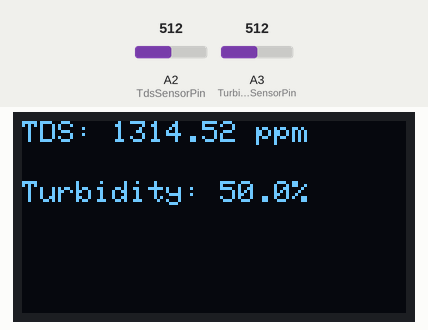
A sketch run on a simulated Arduino Uno, built with avr-gcc and run on an emulated ATmega328P. Shown: 128×64 one-colour display. The inputs (shaded band) are chosen by the test bench; at power-on: A2 (TdsSensorPin) = 512, A3 (TurbiditySensorPin) = 512. What the sketch prints to the serial monitor is not drawn.

Above: at 3.2 s.
3.3 s: A2 (TdsSensorPin) set to 716
At 5.3 s:
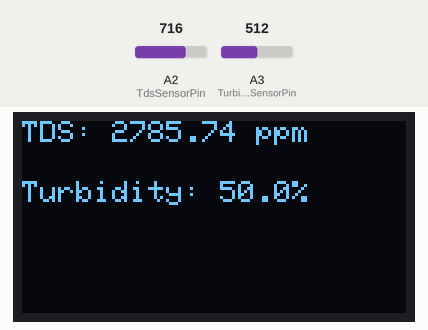
5.6 s: A3 (TurbiditySensorPin) set to 716
At 6.8 s:
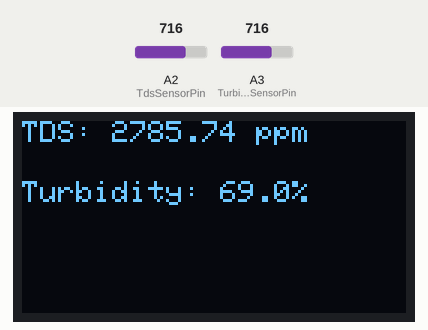
7.7 s: A2 (TdsSensorPin) set to 900
At 9.4 s:
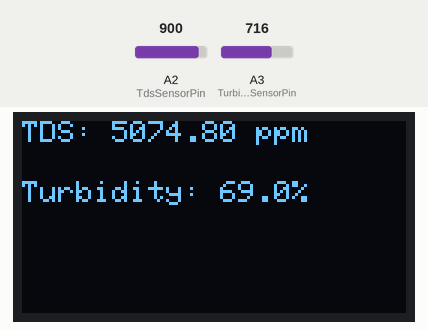
9.7 s: A3 (TurbiditySensorPin) set to 900
At 10.9 s:
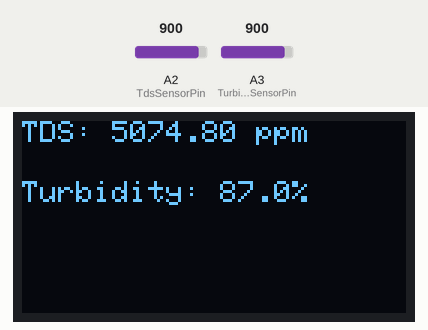
11.8 s: A2 (TdsSensorPin) set to 1023
At 13.6 s:
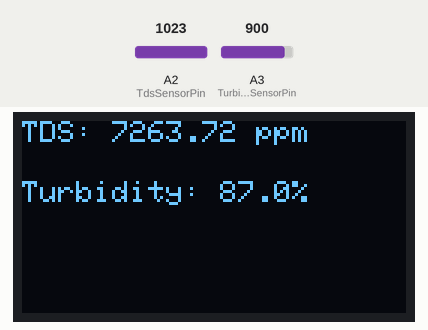
13.9 s: A3 (TurbiditySensorPin) set to 1023
At 15.0 s:
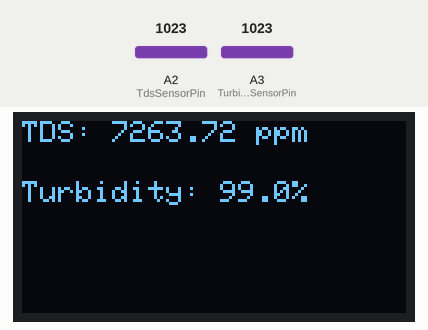
Timing chart, 0 to 16.9 s (numbered marks = the images above; inputs shaded):
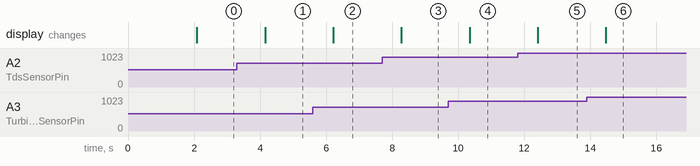

Measured:
- after the input at 3.3 s, the display: changes after 0.85 s (image 1)
- after the input at 5.6 s, the display: changes after 0.62 s (image 2)
- after the input at 7.7 s, the display: changes after 0.58 s (image 3)
- after the input at 9.7 s, the display: changes after 0.64 s (image 4)
- after the input at 11.8 s, the display: changes after 0.61 s (image 5)
- after the input at 13.9 s, the display: changes after 0.57 s (image 6)

The sketch:

ex_uno.ino
```cpp
#include <GravityTDS.h>
#include <Wire.h>
#include <Adafruit_GFX.h>
#include <Adafruit_SSD1306.h>

// OLED Settings
#define SCREEN_WIDTH 128
#define SCREEN_HEIGHT 64
Adafruit_SSD1306 display(SCREEN_WIDTH, SCREEN_HEIGHT, &Wire, -1);

// TDS Sensor Settings
#define TdsSensorPin A2
GravityTDS gravityTds;
float tdsValue = 0.0; // TDS value

// Turbidity Sensor Settings
#define TurbiditySensorPin A3
const float ADC_REF_VOLTAGE = 5.0;
const int ADC_RESOLUTION = 1024;

// Turbidity percentage range
const float TURBIDITY_MIN_VOLTAGE = 0.0; // Voltage corresponding to 0% turbidity
const float TURBIDITY_MAX_VOLTAGE = 5.0; // Voltage corresponding to 100% turbidity

float turbidityPercentage = 0.0;

void setup() {
  Serial.begin(9600); // Communication with ESP8266
  Serial.println("Arduino Uno Ready");

  // OLED initialization
  if (!display.begin(SSD1306_SWITCHCAPVCC, 0x3C)) {
    Serial.println(F("SSD1306 allocation failed"));
    for (;;);
  }
  display.clearDisplay();
  display.setTextSize(1);
  display.setTextColor(WHITE);
  display.setCursor(0, 10);
  display.println("Initializing...");
  display.display();
  delay(2000);

  // Initialize TDS sensor
  gravityTds.setPin(TdsSensorPin);
  gravityTds.setAref(ADC_REF_VOLTAGE);
  gravityTds.setAdcRange(ADC_RESOLUTION);
  gravityTds.begin();
}

void loop() {
  // Read TDS
  gravityTds.update();
  tdsValue = gravityTds.getTdsValue();

  // Read turbidity and calculate percentage
  int turbiditySensorValue = analogRead(TurbiditySensorPin);
  float turbidityVoltage = turbiditySensorValue * (ADC_REF_VOLTAGE / ADC_RESOLUTION);
  turbidityPercentage = map(turbidityVoltage * 100, TURBIDITY_MIN_VOLTAGE * 100, TURBIDITY_MAX_VOLTAGE * 100, 0, 100);

  // Display on OLED
  display.clearDisplay();
  display.setCursor(0, 0);
  display.print("TDS: ");
  display.print(tdsValue, 2);
  display.println(" ppm");

  display.setCursor(0, 20);
  display.print("Turbidity: ");
  display.print(turbidityPercentage, 1);
  display.println("%");

  display.display();

  // Send data to NodeMCU (formatted string)
  Serial.print(tdsValue, 2);
  Serial.print(",");
  Serial.println(turbidityPercentage, 1);

  delay(1000);
}
```
